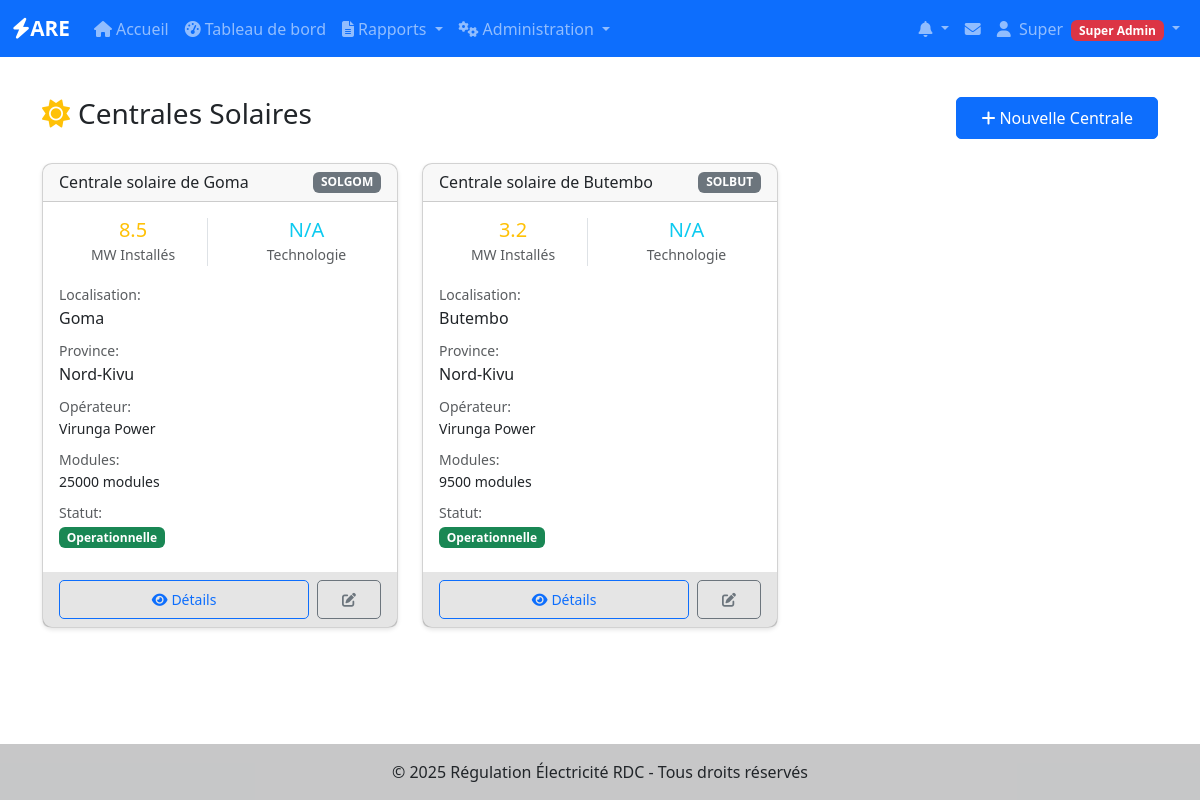
Before: /production-solaire/centrales (signed in) with the older database file.
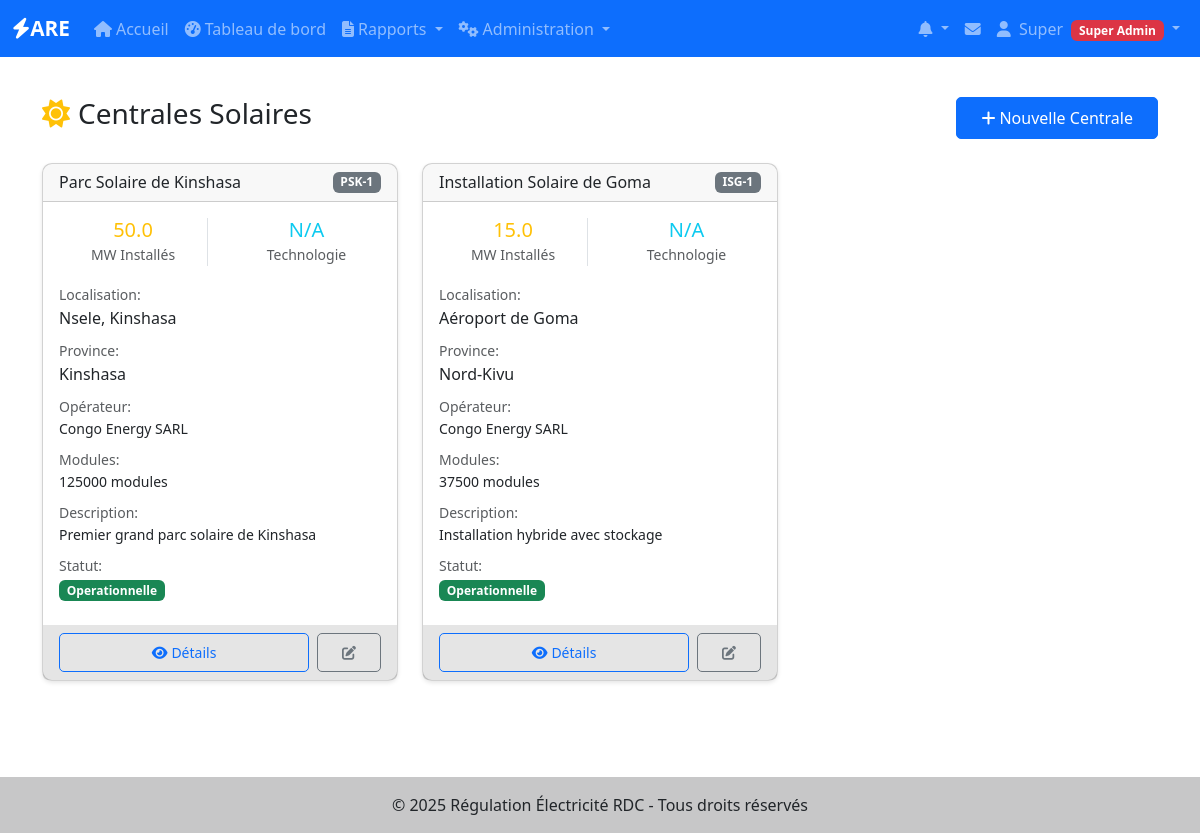
After: the same page with the newer database file.
### app/models/production_solaire.py (models this page shows, shortened)
class CentraleSolaire(BaseModel):
    __tablename__ = 'centrales_solaire'
    operateur_id = Column(Integer, ForeignKey('operateurs.id'), nullable=False)
    nom = Column(String(200), nullable=False, index=True)
    code = Column(String(50), unique=True, nullable=False)
    localisation = Column(String(200))
    province = Column(String(100))
    puissance_installee = Column(Float)  # MWc (Mégawatt-crête)
    puissance_disponible = Column(Float)  # MW
    type_centrale = Column(String(50))  # fixe, tracker, flottante, agrovoltaïque
    technologie_modules = Column(String(50))  # silicium cristallin, couches minces, etc.
    latitude = Column(Float)
    longitude = Column(Float)
    altitude = Column(Float)  # mètres
    orientation_azimut = Column(Float)  # degrés (0=Nord, 180=Sud)
    inclinaison_modules = Column(Float)  # degrés
    nombre_modules = Column(Integer)
    puissance_unitaire_module = Column(Float)  # Wc
    marque_modules = Column(String(100))
    modele_modules = Column(String(100))
    technologie_cellules = Column(String(50))  # monocristallin, polycristallin
    nombre_onduleurs = Column(Integer)
    puissance_unitaire_onduleur = Column(Float)  # kW
    marque_onduleurs = Column(String(100))
    type_onduleur = Column(String(50))  # string, central, micro
    rendement_onduleur = Column(Float)  # %
    stockage_batterie = Column(Boolean, default=False)
    capacite_stockage = Column(Float)  # kWh
    type_batterie = Column(String(50))  # lithium-ion, plomb-acide, etc.
    nombre_batteries = Column(Integer)
    marque_batteries = Column(String(100))
    systeme_suivi = Column(Boolean, default=False)
    type_suivi = Column(String(50))  # monoaxial, biaxial
    precision_suivi = Column(Float)  # degrés
    niveau_tension = Column(Float)  # kV
    tension_evacuation = Column(String(50))  # kV
    nombre_transformateurs = Column(Integer)
    puissance_transformateurs = Column(Float)  # MVA
    irradiation_annuelle_estimee = Column(Float)  # kWh/m²/an
    temperature_fonctionnement_nominale = Column(Float)  # °C
    coefficient_temperature = Column(Float)  # %/°C
    facteur_degradation_annuelle = Column(Float)  # %/an
    systeme_monitoring = Column(Boolean, default=False)
    fournisseur_monitoring = Column(String(100))
    precision_mesure = Column(Float)  # %
    statut = Column(String(50), default='operationnelle')  # operationnelle, maintenance, arret
    mode_fonctionnement = Column(String(50))  # grid-tied, off-grid, hybride
    superficie_totale = Column(Float)  # hectares
    description = Column(Text)
    date_mise_service = Column(DateTime)
    date_derniere_revision = Column(DateTime)
    prochaine_maintenance = Column(DateTime)
    constructeur = Column(String(100))
    installateur = Column(String(100))
    annee_construction = Column(Integer)
    duree_vie_estimee = Column(Integer)  # années
    garantie_modules = Column(Integer)  # années
    garantie_onduleurs = Column(Integer)  # années
    observations = Column(Text)
    operateur = relationship("Operateur", back_populates="centrales_solaire")
    rapports = relationship("RapportSolaire", back_populates="centrale", cascade="all, delete-orphan")

### app/models/operateurs.py (models this page shows, shortened)
class Operateur(BaseModel):
    __tablename__ = 'operateurs'
    nom = db.Column(db.String(200), nullable=False, index=True)
    sigle = db.Column(db.String(50))
    type_operateur = db.Column(db.String(50))  # Production, Transport, Distribution
    adresse = db.Column(db.Text)
    ville = db.Column(db.String(100))
    province = db.Column(db.String(100))
    telephone = db.Column(db.String(20))
    email = db.Column(db.String(120))
    site_web = db.Column(db.String(200))
    numero_licence = db.Column(db.String(100), unique=True)
    date_licence = db.Column(db.Date)
    statut_licence = db.Column(db.String(20), default='active')  # active, suspendue, expirée
    capacite_installee = db.Column(db.Float)  # en MW
    zone_couverture = db.Column(db.Text)
    nombre_clients = db.Column(db.Integer)
    observations = db.Column(db.Text)
    centrales_hydro = db.relationship("CentraleHydro", back_populates="operateur", lazy=True)
    centrales_thermique = db.relationship("CentraleThermique", back_populates="operateur", lazy=True)
    centrales_solaire = db.relationship("CentraleSolaire", back_populates="operateur", lazy=True)
    lignes_transport = db.relationship("LigneTransport", back_populates="operateur", lazy=True)
    postes_transport = db.relationship("PosteTransport", back_populates="operateur", lazy=True)
    reseaux_distribution = db.relationship("ReseauDistribution", back_populates="operateur", lazy=True)

### app/production_solaire/routes.py (the view)
@production_solaire.route('/centrales')
@login_required
def liste_centrales():
    centrales = get_accessible_centrales_solaire()
    return render_template('production_solaire/liste_centrales.html',
                         centrales=centrales,
                         title='Centrales Solaires')

### app/models/utilisateurs.py (called while the page is built)
    def is_super_admin(self):
        return self.role == 'super_admin'

    def is_admin(self):
        return self.role in ['super_admin', 'admin_operateur']

    def has_permission(self, permission):
        permissions = {
            'super_admin': ['create_operateur', 'edit_operateur', 'delete_operateur',
                           'create_user', 'edit_user', 'delete_user', 'view_all_reports'],
            'admin_operateur': ['edit_own_operateur', 'create_user_operateur',
                               'edit_user_operateur', 'view_own_reports', 'create_reports'],
            'utilisateur_operateur': ['view_own_reports', 'create_reports', 'edit_own_reports']
        }
        return permission in permissions.get(self.role, [])

### app/production_solaire/routes.py (called while the page is built)
def get_accessible_centrales_solaire():
    if current_user.is_admin():
        return CentraleSolaire.query.filter_by(actif=True).all()
    elif current_user.operateur:
        return CentraleSolaire.query.filter_by(
            operateur_id=current_user.operateur.id,
            actif=True
        ).all()
    return []

### app/templates/production_solaire/liste_centrales.html (shortened to what this page needs)
{% extends "base.html" %}
{% block content %}
<div class="d-flex justify-content-between align-items-center mb-4">
    <h1 class="h3">
        <i class="fas fa-sun me-2 text-warning"></i>Centrales Solaires
    </h1>
    {% if current_user.is_super_admin() %}
    <a href="{{ url_for('production_solaire.nouvelle_centrale') }}" class="btn btn-primary">
        <i class="fas fa-plus me-1"></i>Nouvelle Centrale
    </a>
    {% endif %}
</div>
{% if centrales %}
<div class="row">
    {% for centrale in centrales %}
    <div class="col-md-6 col-lg-4 mb-4">
        <div class="card h-100">
            <div class="card-header d-flex justify-content-between align-items-center">
                <h6 class="mb-0">{{ centrale.nom }}</h6>
                <span class="badge bg-secondary">{{ centrale.code }}</span>
            </div>
            <div class="card-body">
                <div class="row text-center mb-3">
                    <div class="col-6">
                        <div class="border-end">
                            <h5 class="text-warning mb-0">{{ centrale.puissance_installee or 'N/A' }}</h5>
                            <small class="text-muted">MW Installés</small>
                        </div>
                    </div>
                    <div class="col-6">
                        <h5 class="text-info mb-0">{{ centrale.type_technologie or 'N/A' }}</h5>
                        <small class="text-muted">Technologie</small>
                    </div>
                </div>
                <div class="mb-2">
                    <small class="text-muted">Localisation:</small>
                    <div>{{ centrale.localisation or 'Non spécifiée' }}</div>
                </div>
                <div class="mb-2">
                    <small class="text-muted">Province:</small>
                    <div>{{ centrale.province or 'Non spécifiée' }}</div>
                </div>
                {% if centrale.operateur %}
                <div class="mb-2">
                    <small class="text-muted">Opérateur:</small>
                    <div class="small">{{ centrale.operateur.nom }}</div>
                </div>
                {% endif %}
                {% if centrale.nombre_modules %}
                <div class="mb-2">
                    <small class="text-muted">Modules:</small>
                    <div class="small">{{ centrale.nombre_modules }} modules</div>
                </div>
                {% endif %}
                {% if centrale.description %}
                <div class="mb-2">
                    <small class="text-muted">Description:</small>
                    <div class="small">{{ centrale.description[:100] }}{% if centrale.description|length > 100 %}...{% endif %}</div>
                </div>
                {% endif %}
                <div class="mb-2">
                    <small class="text-muted">Statut:</small>
                    <div>
                        <span class="badge {% if centrale.statut == 'operationnelle' %}bg-success{% elif centrale.statut == 'maintenance' %}bg-warning{% else %}bg-danger{% endif %}">
                            {{ centrale.statut|title }}
                        </span>
                    </div>
                </div>
            </div>
            <div class="card-footer">
                <div class="d-flex gap-2">
                    <a href="{{ url_for('production_solaire.detail_centrale', id=centrale.id) }}"
                       class="btn btn-sm btn-outline-primary flex-fill">
                        <i class="fas fa-eye me-1"></i>Détails
                    </a>
                    {% if current_user.is_super_admin() %}
                    <a href="#"
                       class="btn btn-sm btn-outline-secondary">
                        <i class="fas fa-edit"></i>
                    </a>
                    {% endif %}
                </div>
            </div>
        </div>
    </div>
    {% endfor %}
</div>
{% endif %}
{% endblock %}

Changed rows visible on the page:
changed CentraleSolaire: nom "Centrale solaire de Goma" → "Parc Solaire de Kinshasa"; code "SOLGOM" → "PSK-1"; puissance_installee "8.5" → "50.0"; localisation "Goma" → "Nsele, Kinshasa"; province "Nord-Kivu" → "Kinshasa"; operateur.nom "Virunga Power" → "Congo Energy SARL"; nombre_modules "25000" → "125000"; description (not shown) → "Premier grand parc solaire de Kinshasa"
changed CentraleSolaire "Nord-Kivu": nom "Centrale solaire de Butembo" → "Installation Solaire de Goma"; code "SOLBUT" → "ISG-1"; puissance_installee "3.2" → "15.0"; localisation "Butembo" → "Aéroport de Goma"; operateur.nom "Virunga Power" → "Congo Energy SARL"; nombre_modules "9500" → "37500"; description (not shown) → "Installation hybride avec stockage"
